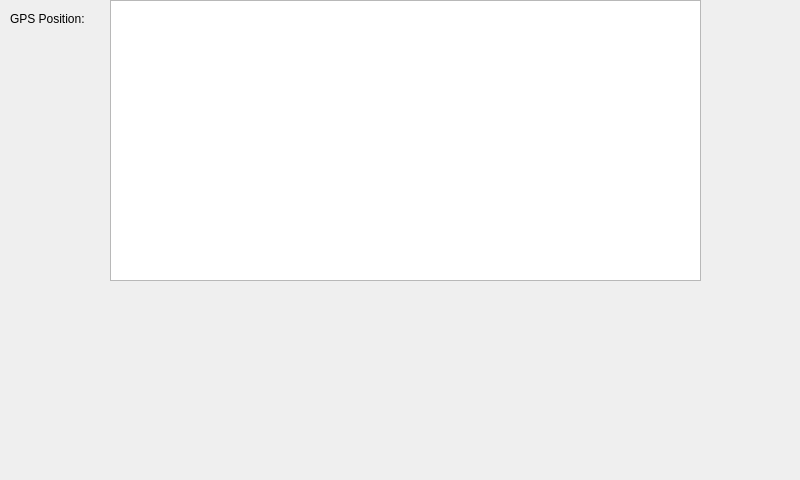
<?xml version="1.0" encoding="UTF-8"?>
<ui version="4.0">
 <class>MainWindow</class>
 <widget class="QMainWindow" name="MainWindow">
  <property name="geometry">
   <rect>
    <x>0</x>
    <y>0</y>
    <width>800</width>
    <height>480</height>
   </rect>
  </property>
  <property name="windowTitle">
   <string>MainWindow</string>
  </property>
  <widget class="QWidget" name="centralWidget">
   <widget class="QLabel" name="label">
    <property name="geometry">
     <rect>
      <x>10</x>
      <y>10</y>
      <width>141</width>
      <height>17</height>
     </rect>
    </property>
    <property name="text">
     <string>GPS Position:</string>
    </property>
   </widget>
   <widget class="QTextEdit" name="gps_te">
    <property name="geometry">
     <rect>
      <x>110</x>
      <y>0</y>
      <width>591</width>
      <height>281</height>
     </rect>
    </property>
   </widget>
  </widget>
 </widget>
 <layoutdefault spacing="6" margin="11"/>
 <resources/>
 <connections/>
</ui>
